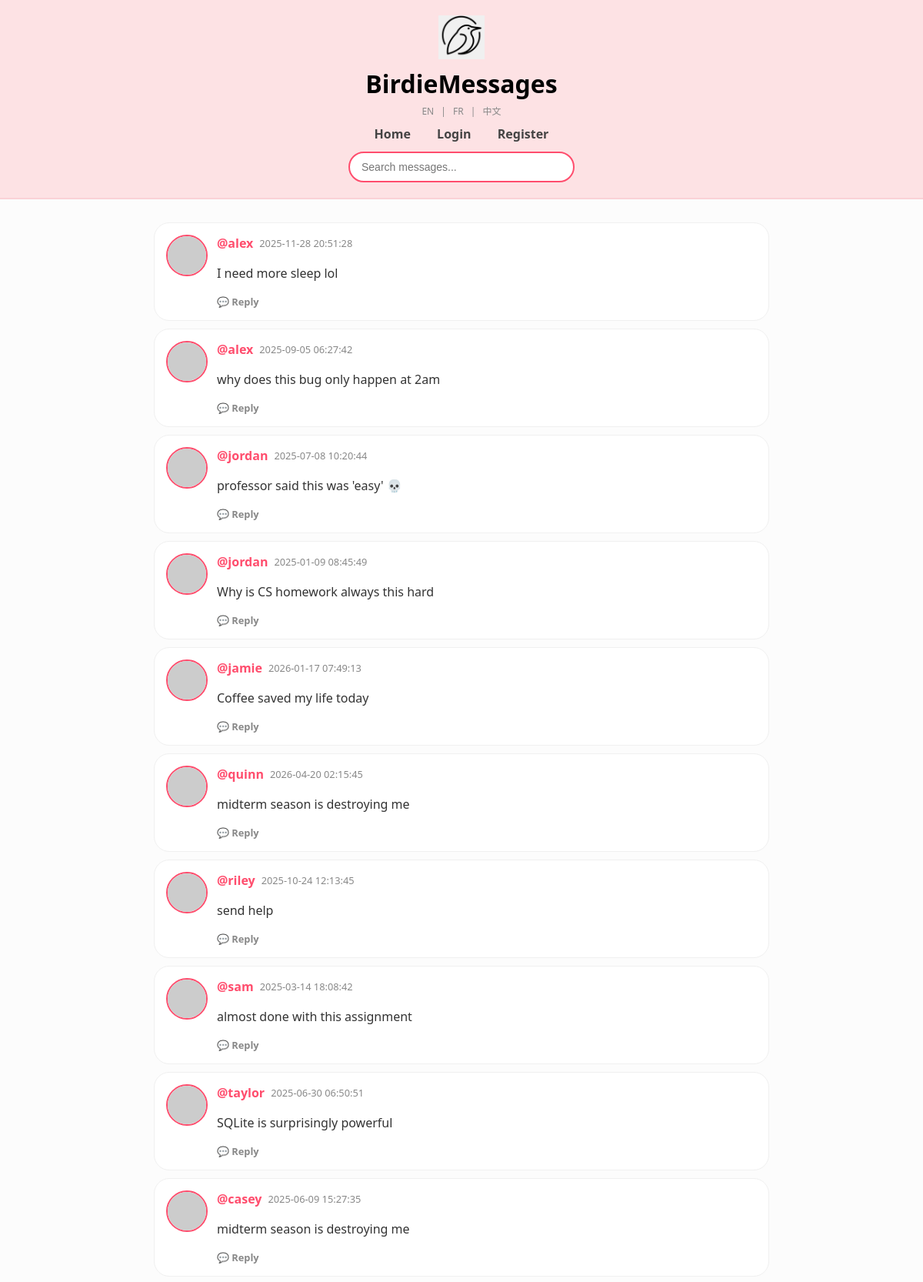
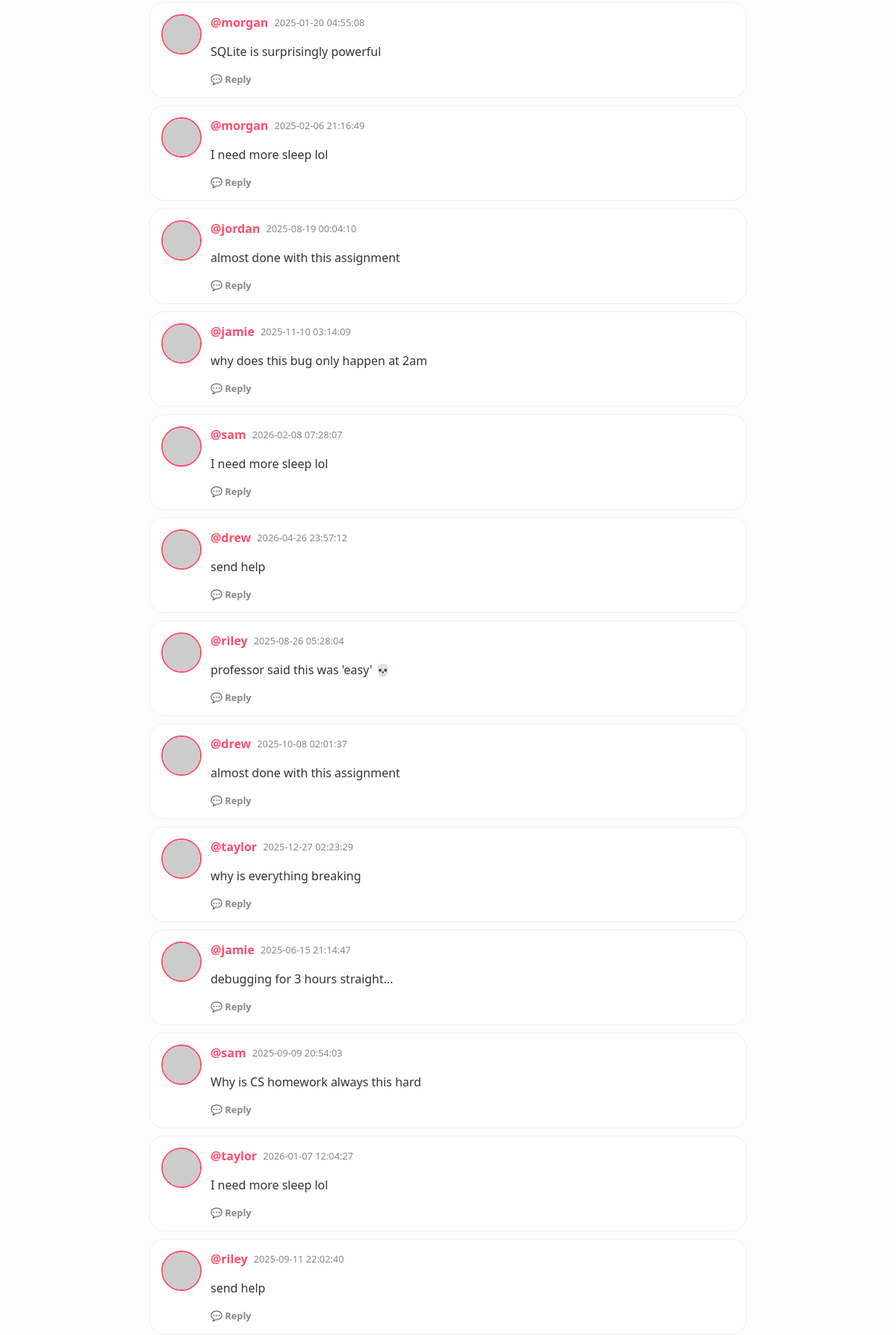
Screenshot of /?page=2 (upper part) with the database file from the repository (2 pictures, top to bottom).
### tables this page shows
CREATE TABLE users (
            id INTEGER PRIMARY KEY AUTOINCREMENT,
            username TEXT UNIQUE,
            password TEXT,
            age INTEGER,
            bio TEXT
        );

### app.py (the view)
@app.get("/", response_class=HTMLResponse)
async def home(request: Request, page: int = 1):
    if page < 1: page = 1
    limit = 50
    offset = (page - 1) * limit
    db = get_db()
    rows = db.execute("""
    WITH RECURSIVE message_tree AS (
        SELECT id, id as root_id, timestamp, 0 as depth
        FROM messages
        WHERE parent_id IS NULL

        UNION ALL

        SELECT m.id, mt.root_id, m.timestamp, mt.depth + 1
        FROM messages m
        JOIN message_tree mt ON m.parent_id = mt.id
    )
    SELECT m.*, u.username, mt.depth, mt.root_id
    FROM messages m
    JOIN message_tree mt ON m.id = mt.id
    LEFT JOIN users u ON m.user_id = u.id
    ORDER BY mt.root_id DESC, m.id ASC
    LIMIT ? OFFSET ?
""", (limit, offset)).fetchall()
    total_row = db.execute("SELECT COUNT(*) FROM messages").fetchone()
    total = total_row[0] if total_row else 0
    db.close()
    logged_in_user = request.cookies.get("username")
    return templates.TemplateResponse(
        request=request,
        name="index.html",
        context={
            "request": request,
            "messages": rows,
            "page": page,
            "has_next": (offset + limit) < total,
            "has_prev": page > 1,
            "user": logged_in_user,
            "t": get_translations(request)
        }
    )

### templates/index.html (shortened to what this page needs)
<!DOCTYPE html>
<html lang="en">
<head>
</head>
<body>
{% set t = get_t(request) %}
<header class="birdie-header">
    <div class="logo-container">
        <img src="/static/logo.png" class="main-logo">
        <div class="title-nav">
            <h1>BirdieMessages</h1>
            <div class="lang-nav">
                <a href="/set_lang/en">EN</a> |
                <a href="/set_lang/fr">FR</a> |
                <a href="/set_lang/zh">中文</a>
            </div>
            <nav>
                <a href="/">{{ t.home }}</a>
                {% if user %}
                    <a href="/create_message">+ {{ t.post }}</a>
                    <a href="/profile/{{ user }}">{{ t.profile }}</a>
                    <a href="/logout">{{ t.logout }}</a>
                {% else %}
                    <a href="/login">{{ t.login }}</a>
                    <a href="/register">{{ t.register }}</a>
                {% endif %}
            </nav>
            <div class="search-row">
                <form action="/search" method="get">
                    <input type="text" name="q" placeholder="{{ t.search_placeholder }}">
                </form>
            </div>
        </div>
    </div>
</header>
<div class="container">
    {% for msg in messages %}
        <div class="chirp-card {% if msg.parent_id %}is-reply{% endif %}">
            <img class="avatar-circle {% if msg.parent_id %}avatar-reply{% endif %}"
                src="https://robohash.org/{{ msg.username }}?set=set4&size=50x50">
            <div style="flex:1;">
                <div style="display:flex; gap:8px; align-items:center;">
                    <a class="username" href="/profile/{{ msg.username }}">@{{ msg.username }}</a>
                    <span class="timestamp">{{ msg.timestamp }}</span>
                </div>
                <div class="message-content">
                    {{ linkify(msg.content) | safe }}
                </div>
                <div class="actions-bar">
                    <a href="/message/{{ msg.id }}" class="btn-action">💬 {{ t.reply or 'Reply' }}</a>
                </div>
            </div>
        </div>
    {% endfor %}
</div>
</body>
</html>

### templates/index.html (style rules this page uses)
:root { --birdie-pink: #fde2e4; --birdie-dark-pink: #ff4d6d; --birdie-border: #fad2d6; --nav-text: #444; }
body { background-color: #fcfcfc; font-family: 'Segoe UI', Roboto, Helvetica, Arial, sans-serif; margin: 0; padding: 0; color: #333; }
.birdie-header { background-color: var(--birdie-pink); padding: 20px 0; border-bottom: 2px solid var(--birdie-border); text-align: center; }
.logo-container { display: flex; flex-direction: column; align-items: center; }
.main-logo { width: 60px; height: auto; margin-bottom: 5px; }
.title-nav h1 { font-size: 32px; margin: 5px 0; font-weight: 800; color: #000; }
.lang-nav { font-size: 0.75em; color: #888; margin-bottom: 10px; }
.lang-nav a { color: #888; text-decoration: none; margin: 0 6px; }
.title-nav nav { margin: 10px 0; font-weight: 600; }
.title-nav nav a { text-decoration: none; color: var(--nav-text); margin: 0 15px; }
.search-row { margin-top: 12px; }
.search-row input { padding: 10px 15px; width: 260px; border-radius: 20px; border: 2px solid var(--birdie-dark-pink); outline: none; font-size: 14px; background: white; }
.container { max-width: 800px; margin: 30px auto; padding: 0 20px; }
.chirp-card { background: white; border: 1px solid #f0f0f0; border-radius: 20px; padding: 15px; margin-bottom: 10px; display: flex; gap: 12px; }
.avatar-circle { width: 50px; height: 50px; border-radius: 50%; border: 2px solid var(--birdie-dark-pink); }
.username { color: var(--birdie-dark-pink); font-weight: bold; text-decoration: none; }
.message-content { margin-top: 5px; line-height: 1.5; }
.timestamp, .bio-text { color: #888; font-size: 0.8em; font-family: inherit; }
.actions-bar { margin-top: 10px; display: flex; gap: 15px; font-family: inherit; }
.btn-action { text-decoration: none; font-size: 0.8em; color: #888; font-weight: 600; font-family: inherit; }

### rows the page displays
users: username "alex", timestamp "2025-11-28 20:51:28", linkify "I need more sleep lol", reply "Reply", timestamp "2025-09-05 06:27:42", linkify "why does this bug only happen at 2am"
users: username "jordan", timestamp "2025-07-08 10:20:44", linkify "professor said this was 'easy' 💀", reply "Reply", timestamp "2025-01-09 08:45:49", linkify "Why is CS homework always this hard", timestamp "2025-08-19 00:04:10", linkify "almost done with this assignment"
users: username "jamie", timestamp "2026-01-17 07:49:13", linkify "Coffee saved my life today", reply "Reply", timestamp "2025-11-10 03:14:09", linkify "why does this bug only happen at 2am", timestamp "2025-06-15 21:14:47", linkify "debugging for 3 hours straight..."
users: username "quinn", timestamp "2026-04-20 02:15:45", linkify "midterm season is destroying me", reply "Reply"
users: username "riley", timestamp "2025-10-24 12:13:45", linkify "send help", reply "Reply", timestamp "2025-08-26 05:28:04", linkify "professor said this was 'easy' 💀", timestamp "2025-09-11 22:02:40"
users: username "sam", timestamp "2025-03-14 18:08:42", linkify "almost done with this assignment", reply "Reply", timestamp "2026-02-08 07:28:07", linkify "I need more sleep lol", timestamp "2025-09-09 20:54:03", linkify "Why is CS homework always this hard"
users: username "taylor", timestamp "2025-06-30 06:50:51", linkify "SQLite is surprisingly powerful", reply "Reply", timestamp "2025-12-27 02:23:29", linkify "why is everything breaking", timestamp "2026-01-07 12:04:27", linkify "I need more sleep lol"
users: username "casey", timestamp "2025-06-09 15:27:35", linkify "midterm season is destroying me", reply "Reply"
users: username "morgan", timestamp "2025-01-20 04:55:08", linkify "SQLite is surprisingly powerful", reply "Reply", timestamp "2025-02-06 21:16:49", linkify "I need more sleep lol"
users: username "drew", timestamp "2026-04-26 23:57:12", linkify "send help", reply "Reply", timestamp "2025-10-08 02:01:37", linkify "almost done with this assignment"

### other values shown
{{ t.home }} "Home"
{{ t.login }} "Login"
{{ t.register }} "Register"
